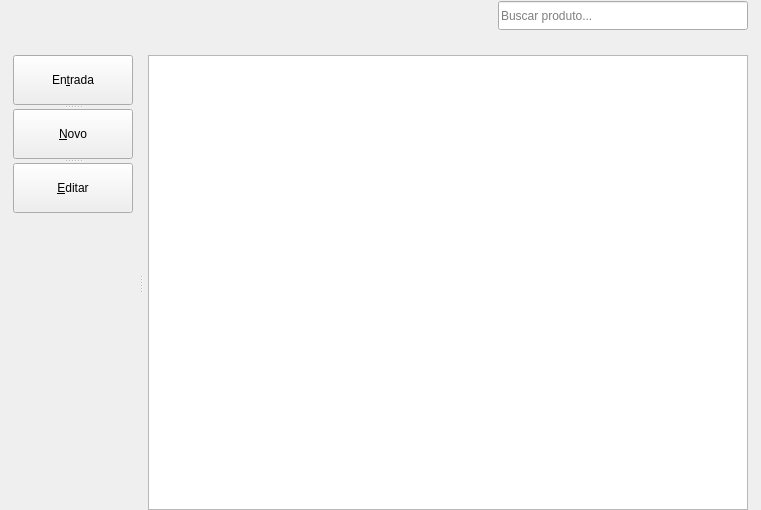
<?xml version="1.0" encoding="UTF-8"?>
<ui version="4.0">
 <class>WEstoque</class>
 <widget class="QWidget" name="WEstoque">
  <property name="geometry">
   <rect>
    <x>0</x>
    <y>0</y>
    <width>761</width>
    <height>510</height>
   </rect>
  </property>
  <property name="sizePolicy">
   <sizepolicy hsizetype="Fixed" vsizetype="Fixed">
    <horstretch>0</horstretch>
    <verstretch>0</verstretch>
   </sizepolicy>
  </property>
  <property name="minimumSize">
   <size>
    <width>761</width>
    <height>0</height>
   </size>
  </property>
  <property name="maximumSize">
   <size>
    <width>761</width>
    <height>16777215</height>
   </size>
  </property>
  <property name="windowTitle">
   <string>Form</string>
  </property>
  <layout class="QVBoxLayout" name="verticalLayout">
   <property name="spacing">
    <number>25</number>
   </property>
   <property name="leftMargin">
    <number>13</number>
   </property>
   <property name="topMargin">
    <number>1</number>
   </property>
   <property name="rightMargin">
    <number>13</number>
   </property>
   <property name="bottomMargin">
    <number>0</number>
   </property>
   <item alignment="Qt::AlignRight">
    <widget class="QLineEdit" name="inPesquisa">
     <property name="sizePolicy">
      <sizepolicy hsizetype="Fixed" vsizetype="Fixed">
       <horstretch>0</horstretch>
       <verstretch>0</verstretch>
      </sizepolicy>
     </property>
     <property name="minimumSize">
      <size>
       <width>250</width>
       <height>29</height>
      </size>
     </property>
     <property name="maximumSize">
      <size>
       <width>250</width>
       <height>29</height>
      </size>
     </property>
     <property name="text">
      <string/>
     </property>
     <property name="maxLength">
      <number>30</number>
     </property>
     <property name="placeholderText">
      <string>Buscar produto...</string>
     </property>
    </widget>
   </item>
   <item>
    <widget class="QSplitter" name="splitter_2">
     <property name="sizePolicy">
      <sizepolicy hsizetype="Fixed" vsizetype="Fixed">
       <horstretch>0</horstretch>
       <verstretch>0</verstretch>
      </sizepolicy>
     </property>
     <property name="minimumSize">
      <size>
       <width>735</width>
       <height>455</height>
      </size>
     </property>
     <property name="maximumSize">
      <size>
       <width>735</width>
       <height>455</height>
      </size>
     </property>
     <property name="orientation">
      <enum>Qt::Horizontal</enum>
     </property>
     <property name="handleWidth">
      <number>15</number>
     </property>
     <widget class="QSplitter" name="splitter">
      <property name="sizePolicy">
       <sizepolicy hsizetype="Fixed" vsizetype="Fixed">
        <horstretch>0</horstretch>
        <verstretch>0</verstretch>
       </sizepolicy>
      </property>
      <property name="orientation">
       <enum>Qt::Vertical</enum>
      </property>
      <widget class="QPushButton" name="pbEntrada">
       <property name="sizePolicy">
        <sizepolicy hsizetype="Minimum" vsizetype="Minimum">
         <horstretch>0</horstretch>
         <verstretch>0</verstretch>
        </sizepolicy>
       </property>
       <property name="maximumSize">
        <size>
         <width>120</width>
         <height>50</height>
        </size>
       </property>
       <property name="cursor">
        <cursorShape>PointingHandCursor</cursorShape>
       </property>
       <property name="text">
        <string>En&amp;trada</string>
       </property>
       <property name="shortcut">
        <string>Ctrl+T</string>
       </property>
      </widget>
      <widget class="QPushButton" name="pbNovo">
       <property name="sizePolicy">
        <sizepolicy hsizetype="Minimum" vsizetype="Minimum">
         <horstretch>0</horstretch>
         <verstretch>0</verstretch>
        </sizepolicy>
       </property>
       <property name="maximumSize">
        <size>
         <width>120</width>
         <height>50</height>
        </size>
       </property>
       <property name="cursor">
        <cursorShape>PointingHandCursor</cursorShape>
       </property>
       <property name="text">
        <string>&amp;Novo</string>
       </property>
       <property name="shortcut">
        <string>Ctrl+O</string>
       </property>
      </widget>
      <widget class="QPushButton" name="pbEditar">
       <property name="sizePolicy">
        <sizepolicy hsizetype="Fixed" vsizetype="Fixed">
         <horstretch>0</horstretch>
         <verstretch>0</verstretch>
        </sizepolicy>
       </property>
       <property name="maximumSize">
        <size>
         <width>120</width>
         <height>50</height>
        </size>
       </property>
       <property name="cursor">
        <cursorShape>PointingHandCursor</cursorShape>
       </property>
       <property name="text">
        <string>&amp;Editar</string>
       </property>
       <property name="shortcut">
        <string>Ctrl+D</string>
       </property>
      </widget>
     </widget>
     <widget class="QTableView" name="tabela">
      <property name="sizePolicy">
       <sizepolicy hsizetype="Fixed" vsizetype="Fixed">
        <horstretch>0</horstretch>
        <verstretch>0</verstretch>
       </sizepolicy>
      </property>
      <property name="minimumSize">
       <size>
        <width>600</width>
        <height>455</height>
       </size>
      </property>
      <property name="maximumSize">
       <size>
        <width>600</width>
        <height>455</height>
       </size>
      </property>
      <property name="font">
       <font>
        <family>Lato</family>
       </font>
      </property>
      <attribute name="horizontalHeaderCascadingSectionResizes">
       <bool>true</bool>
      </attribute>
      <attribute name="verticalHeaderVisible">
       <bool>false</bool>
      </attribute>
     </widget>
    </widget>
   </item>
  </layout>
 </widget>
 <resources/>
 <connections>
  <connection>
   <sender>pbEntrada</sender>
   <signal>clicked()</signal>
   <receiver>WEstoque</receiver>
   <slot>entrada()</slot>
   <hints>
    <hint type="sourcelabel">
     <x>42</x>
     <y>43</y>
    </hint>
    <hint type="destinationlabel">
     <x>199</x>
     <y>149</y>
    </hint>
   </hints>
  </connection>
  <connection>
   <sender>pbNovo</sender>
   <signal>clicked()</signal>
   <receiver>WEstoque</receiver>
   <slot>novo()</slot>
   <hints>
    <hint type="sourcelabel">
     <x>42</x>
     <y>71</y>
    </hint>
    <hint type="destinationlabel">
     <x>199</x>
     <y>149</y>
    </hint>
   </hints>
  </connection>
  <connection>
   <sender>pbEditar</sender>
   <signal>clicked()</signal>
   <receiver>WEstoque</receiver>
   <slot>editar()</slot>
   <hints>
    <hint type="sourcelabel">
     <x>42</x>
     <y>99</y>
    </hint>
    <hint type="destinationlabel">
     <x>199</x>
     <y>149</y>
    </hint>
   </hints>
  </connection>
  <connection>
   <sender>pbNovo</sender>
   <signal>clicked()</signal>
   <receiver>WEstoque</receiver>
   <slot>proximaTela()</slot>
   <hints>
    <hint type="sourcelabel">
     <x>42</x>
     <y>71</y>
    </hint>
    <hint type="destinationlabel">
     <x>199</x>
     <y>149</y>
    </hint>
   </hints>
  </connection>
  <connection>
   <sender>pbEntrada</sender>
   <signal>clicked()</signal>
   <receiver>WEstoque</receiver>
   <slot>proximaTela()</slot>
   <hints>
    <hint type="sourcelabel">
     <x>42</x>
     <y>43</y>
    </hint>
    <hint type="destinationlabel">
     <x>199</x>
     <y>149</y>
    </hint>
   </hints>
  </connection>
  <connection>
   <sender>pbEditar</sender>
   <signal>clicked()</signal>
   <receiver>WEstoque</receiver>
   <slot>proximaTela()</slot>
   <hints>
    <hint type="sourcelabel">
     <x>42</x>
     <y>99</y>
    </hint>
    <hint type="destinationlabel">
     <x>199</x>
     <y>149</y>
    </hint>
   </hints>
  </connection>
 </connections>
 <slots>
  <slot>entrada()</slot>
  <slot>novo()</slot>
  <slot>editar()</slot>
  <slot>proximaTela()</slot>
 </slots>
</ui>
